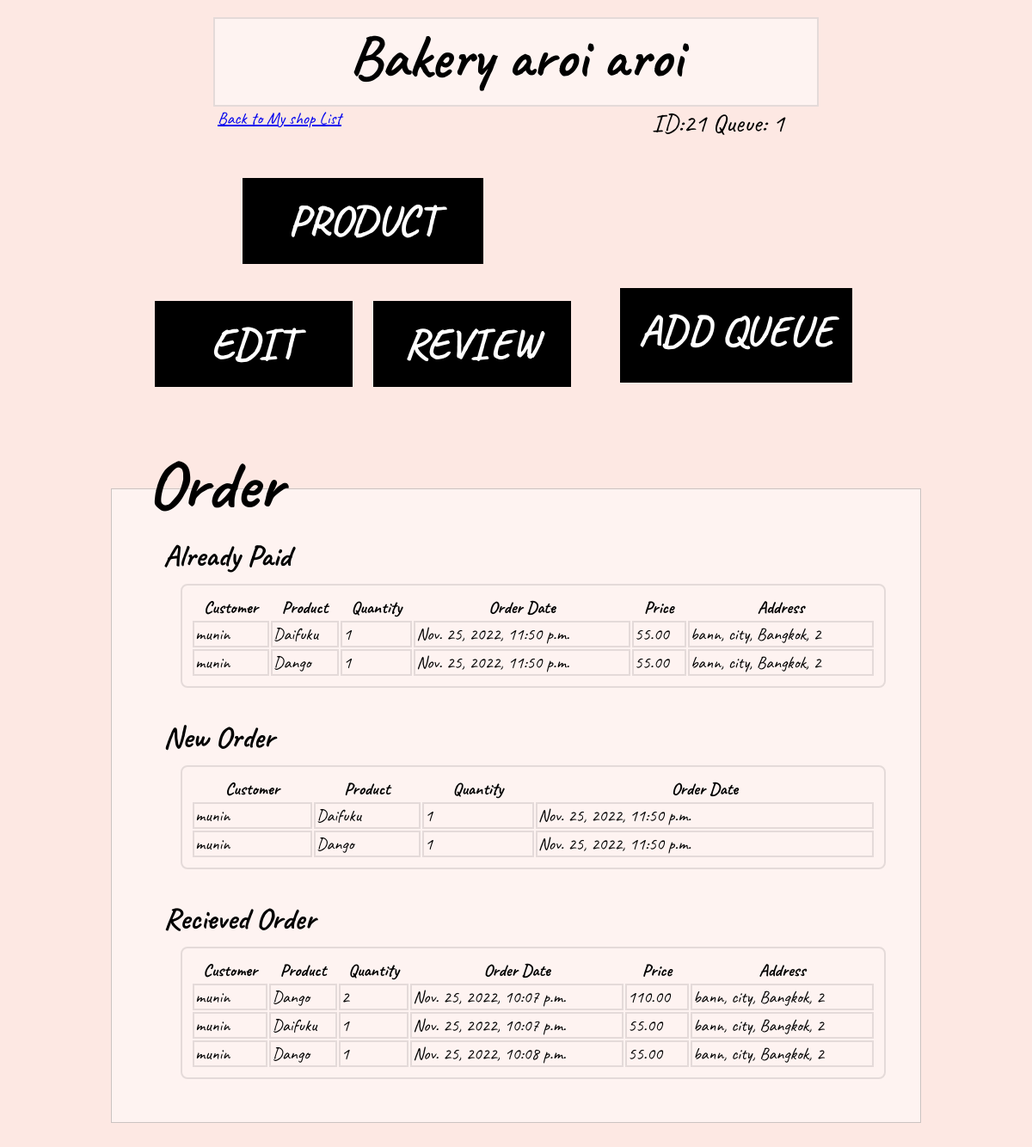
The page /myshop/shop/21/ on the database as committed earlier.
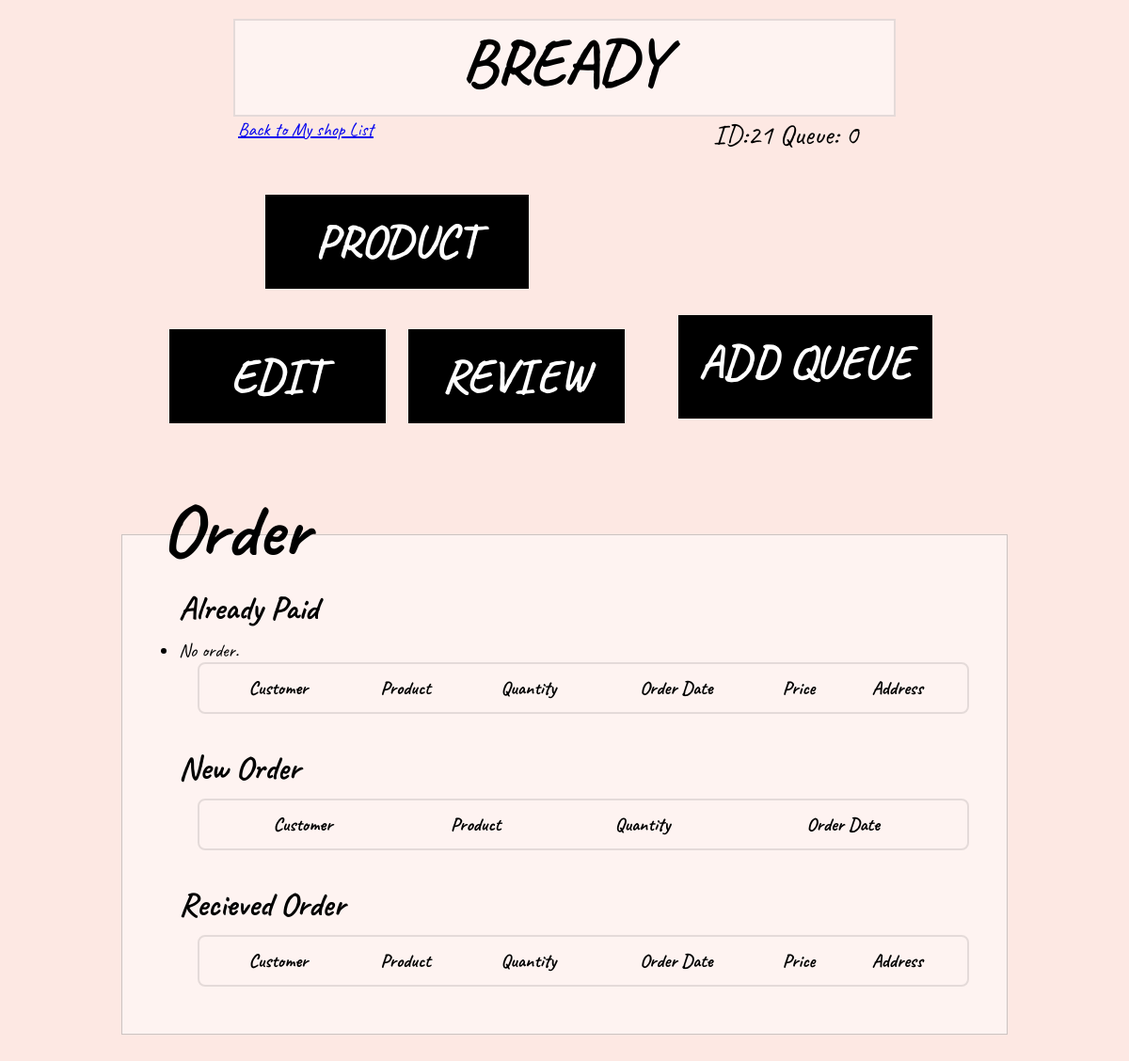
The same page on the database as committed later.
### myshop/models.py (models this page shows, shortened)
class shop_detail(models.Model):
    seller_id = models.ForeignKey(seller_detail, on_delete=models.CASCADE, related_name = "shop", null=True)
    name = models.CharField(max_length=64)
    category = models.CharField(max_length=10, null=True)
    in_interact = models.CharField(max_length=100, null=True)
    ex_interact = models.CharField(max_length=64, null=True)
    shop_im = models.ImageField(upload_to='images/', default = "images/cartoon-style-cafe-front-shop-view_134830-697.webp")
    payment = models.CharField(max_length=100, null=True)

class MyOrder(models.Model):
    customer = models.ForeignKey(Profile, on_delete=models.CASCADE, null=True , related_name="order")
    shop = models.ForeignKey(shop_detail, on_delete=models.CASCADE, null=True , related_name="myorder")
    prod = models.ForeignKey(product, on_delete=models.CASCADE, null=True , related_name="ordered")
    count = models.IntegerField(default = 1)
    confirmpay = models.CharField(default = "not pay yet.", max_length=64)
    confirmrecieved = models.CharField(default = "not recieve yet.", max_length=64)
    date = models.DateTimeField(default=timezone.now, editable=False, blank=True)
    def price(self):
        return self.prod.price * self.count

class product(models.Model):
    shop = models.ForeignKey(shop_detail, on_delete=models.CASCADE, related_name = "prod", null=True)
    product_name = models.CharField(max_length=64)
    price = models.DecimalField(null=True, decimal_places=2, max_digits=8)
    product_im = models.ImageField(upload_to='images/')
    count = models.IntegerField(null=True)
    def __str__(self):
        return f"{self.product_name}"

### customer/models.py (models this page shows)
class Profile(models.Model):
    customer = models.ForeignKey(User, related_name="profile", on_delete=models.CASCADE, unique=True)
    address = models.CharField(max_length=150, null=True, blank=True)
    city = models.CharField(max_length=40, null=True, blank=True)
    state = models.CharField(max_length=40, null=True, blank=True)
    zip = models.IntegerField(null=True, blank=True)
    phone = models.CharField(max_length=20,null=True, blank=True)
    def __str__(self):
        return f"{self.customer}"

### myshop/views.py (the view)
# urls.py: path('shop/<int:shop_id>/', views.shop, name='myshop'),
def shop(request, shop_id):
    s = shop_detail.objects.get(pk=shop_id)
    user = User.objects.get(username=s.seller_id)
    seller = seller_detail.objects.get(sname = user)
    order = od.objects.filter(shop = s)
    queue = s.addqueue.filter()
    if not queue.exists():
        queue = 'none'
    else:
        queue = (s.addqueue.get()).round_queue
    return render(request, "myshop/shop.html", {"shop" : s, "seller":seller.id, "order":order, "queue":queue,})

### seller/models.py (called while the page is built)
    def __str__(self):
        return f"{self.sname}"

### myshop/templates/myshop/shop.html (shortened to what this page needs)
{% extends "myshop/layout_shop.html" %}
{% block body%}
<div>
    <a href= "{% url 'myshop_index' seller %}" class="backtolist"><u>Back to My shop List</u></a>
    <h1>{{ shop.name }}</h1>
    <p>ID:{{ shop.id }} Queue: {{ queue }}</p>
    <table>
        <tr>
            <th width="60%" ID="firstcell"><div class="myproductpic"><a href="{% url 'product' shop.id %}"><div class="invibox4">PRODUCT</div></a></div><br><br>
                <table><tr>
                    <th><div class="editpic"><a href="{% url 'edit' shop.id%}"><div class="invibox2">EDIT</div></a></div></th>
                    <th><div class="myreviewpic"><a href="{% url 'myreview' shop.id%}"><div class="invibox3">REVIEW</div></a></th>
                </tr>
                </table>
            </th>
            <th class="myshoppic"><a href="#"><a href="{% url 'queue' shop.id %}"><div class="invibox">ADD QUEUE</div></a></th>
        </tr>
    </table>
    <h2>Order</h2>
    <div class="orderbox">
        <ul class="orderlist">
            <h3>Already Paid</h3>
            <table class="tableorder">
                <tr>
                    <th>Customer</th>
                    <th>Product</th>
                    <th>Quantity</th>
                    <th>Order Date</th>
                    <th>Price</th>
                    <th>Address</th>
                </tr>
                {% for o in order %}
                    {% if o.confirmpay != "paid" %}
                        <tr>
                            <td>{{ o.customer }}</td>
                            <td>{{ o.prod }}</td>
                            <td>{{ o.count }}</td>
                            <td>{{o.date}}</td>
                            <td>{{ o.price }}</td>
                            <td>{{ o.customer.address }}, {{ o.customer.city }}, {{ o.customer.state }}, {{ o.customer.zip }}</td>
                        </tr>
                    {% endif %}
                    {% empty %}
                <li>No order.</li>
                {% endfor %}
            </table>
            <h3>New Order</h3>
                <table class="tableorder">
                        <tr>
                            <th>Customer</th>
                            <th>Product</th>
                            <th>Quantity</th>
                            <th>Order Date</th>
                        </tr>
                    {% for o in order %}
                    {% if o.confirmpay != "paid" %}
                        <tr>
                            <td>{{ o.customer }}</td>
                            <td>{{ o.prod }}</td>
                            <td>{{ o.count }}</td>
                            <td>{{o.date}}</td>
                        </tr>
                    {% endif %}
                    {% endfor %}
                </table>
            <h3>Recieved Order</h3>
                <table class="tableorder">
                    <tr>
                        <th>Customer</th>
                        <th>Product</th>
                        <th>Quantity</th>
                        <th>Order Date</th>
                        <th>Price</th>
                        <th>Address</th>
                    </tr>
                    {% for o in order %}
                        {% if o.confirmrecieved == "recieved" %}
                            <tr>
                                <td>{{ o.customer }}</td>
                                <td>{{ o.prod }}</td>
                                <td>{{ o.count }}</td>
                                <td>{{o.date}}</td>
                                <td>{{ o.price }}</td>
                                <td>{{ o.customer.address }}, {{ o.customer.city }}, {{ o.customer.state }}, {{ o.customer.zip }}</td>
                            </tr>
                        {% endif %}
                    {% endfor %}
                </table>
        </ul> </div>
    </div>
    <br><br>
{% endblock %}

Rows that differ between the two databases and show on the page:
removed MyOrder: customer "munin", prod "Daifuku", count "1", date "Nov. 25, 2022, 11:50 p.m.", price "55.00", customer.address "bann", customer.city "city", customer.state "Bangkok", customer.zip "2"
removed MyOrder: customer "munin", prod "Dango", count "1", date "Nov. 25, 2022, 11:50 p.m.", price "55.00", customer.address "bann", customer.city "city", customer.state "Bangkok", customer.zip "2"
removed MyOrder: customer "munin", prod "Dango", count "2", date "Nov. 25, 2022, 10:07 p.m.", price "110.00", customer.address "bann", customer.city "city", customer.state "Bangkok", customer.zip "2", shown under "Recieved Order"
no longer on this page (row edited): MyOrder: customer "munin", prod "Daifuku", count "1", date "Nov. 25, 2022, 10:07 p.m.", price "55.00", customer.address "bann", customer.city "city", customer.state "Bangkok", customer.zip "2", shown under "Recieved Order"
removed MyOrder: customer "munin", prod "Dango", count "1", date "Nov. 25, 2022, 10:08 p.m.", price "55.00", customer.address "bann", customer.city "city", customer.state "Bangkok", customer.zip "2", shown under "Recieved Order"
changed shop_detail id 21: name "Bakery aroi aroi" → "BREADY"
Other text that changed with them:
{{ queue }}: "1" → "0"
text now shown: "No order."
